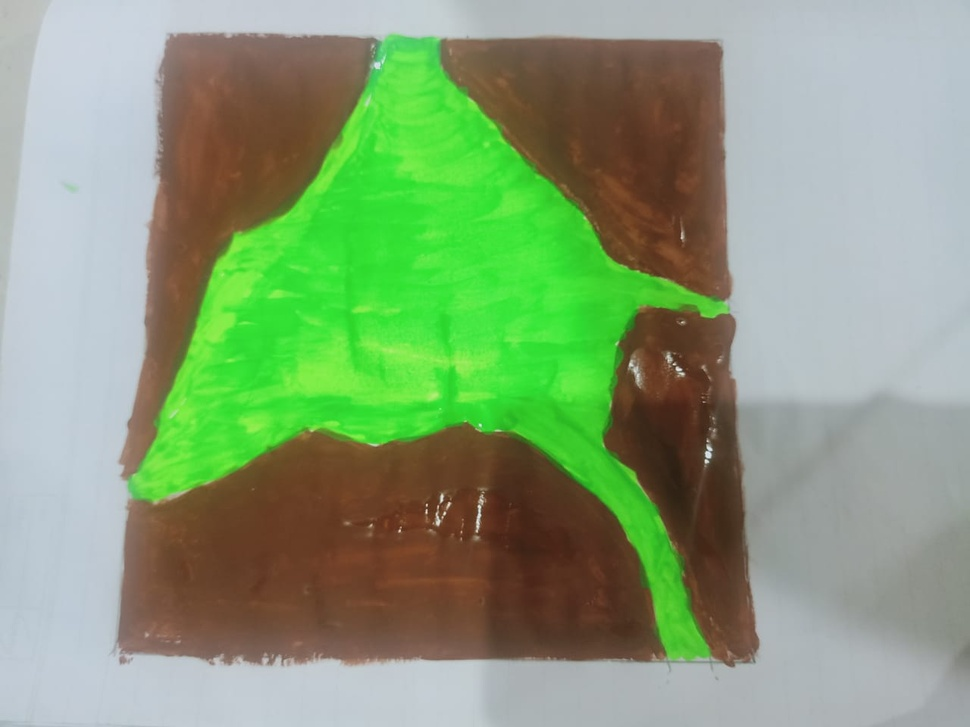
#> input picture map.jpeg, 970 x 727 px, shrunk from 1280 x 960 before the run, found by its file name
$ python Kmeans.py
#> lines starting #> are read from the running program, lines starting #| are printed output that depends on the picture
import cv2
import numpy as np
from sklearn.cluster import MiniBatchKMeans as KMeans

image = cv2.imread('map.jpeg')
#> image is the input picture: shape (727, 970, 3); mean B, G, R 120.6, 158.3, 134.8
image = cv2.cvtColor(image, cv2.COLOR_BGR2RGB)

km = KMeans(n_clusters=3)
km.fit(image.reshape((image.shape[0] * image.shape[1], image.shape[2])))

out = np.empty_like(image)
cluster_labels = km.labels_.reshape(image.shape[:2])
for i, colour in enumerate(km.cluster_centers_):
    out[cluster_labels == i] = colour

# image_colours = km.cluster_centers_.astype(np.uint8)
# out = np.asarray([image_colours[i] for i in km.labels_]).reshape(image.shape)

cv2.namedWindow("images", cv2.WINDOW_NORMAL)

cv2.imshow("images", out)
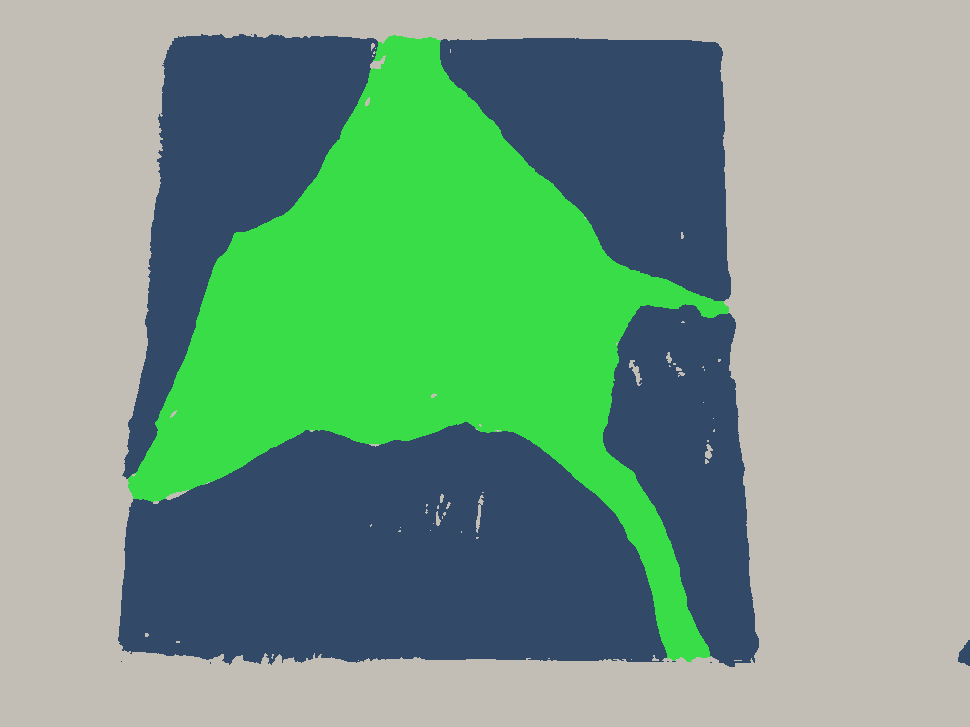
#> window 'images': shape (727, 970, 3); mean B, G, R 134.6, 157.8, 120.3
cv2.waitKey(0)

# for lower,upper,colour in boundaries:
#     colour_mask = cv2.inRange(image,lower,upper)
#     image[colour_mask == 255] = colour
#     cv2.imshow("images", image)

#     # colour_mask = cv2.inRange(image,lower,upper)
#     # x = cv2.bitwise_or(image, (1,1,1), mask = colour_mask)
#     # cv2.imshow("images", x)

#     cv2.waitKey(0)
